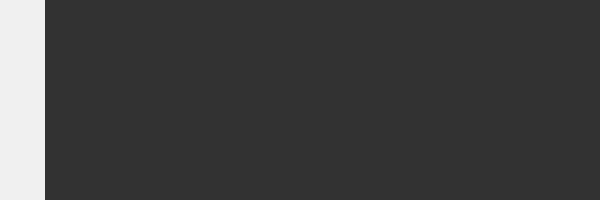
Frame 1 (no input)
Frame 60 (the mouse pressed at the canvas centre just before this capture): identical to frame 1, image omitted
Frame 120 (the mouse held since frame 60 and released just before this capture): identical to frame 1, image omitted

The Processing sketch that drew this single still picture (run headless with seeded random() and noise(); from frame 60 on, the mouse is pressed at the canvas centre):

// Processing sketch: sketch_140613_homework_1
// ── sketch_140613_homework_1.pde
void setup(){
size(600,200);
}
void draw(){
background(50);
fill(240);
stroke(240);
float xMax = map(seconds(), 0 , 24*3600 , 0 , width );
rect(0,0,xMax,height);
}

int seconds(){
int h = hour();
int m = minute();
int s = second();
return h*3600 + m*60 +s ;
}
